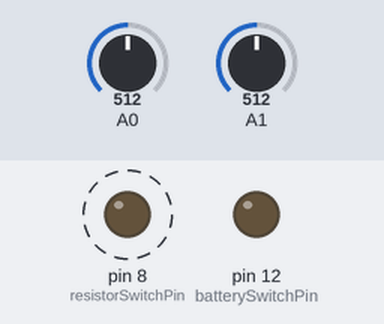
The sketch below on a simulated Arduino Uno, built with avr-gcc and run on an emulated ATmega328P. Shown: output pins drawn as LEDs (lit = HIGH). Dashed ring = blinking. The test bench sets the inputs (shaded band); at power-on: A0 = 512, A1 = 512. What the sketch prints to the serial monitor is not drawn.

Above: at 1.4 s.
1.5 s: A0 set to 1004
4.7 s: A0 set to 1023
Timing chart, 0 to 17.1 s (numbered marks = the images above; inputs shaded):
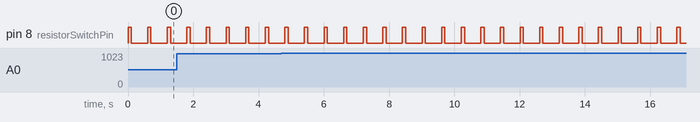

Measured:
- by itself, pin 8 (resistorSwitchPin): alternates HIGH for 0.10 s and LOW for 0.50 s

The sketch:

resistorMeasure1.ino
```cpp
float readingToVoltage( int );
void printReading( float, float );
float getX( float, float );
float getY( float, float );
boolean switchOnResistorCircuit( void );
boolean switchOffResistorCircuit( void );

float R = 220.0; //Ohm
float v0 = 5.0; //V

int resistorSwitchPin = 8;
int batterySwitchPin = 12;

boolean resistorCircuitOn = false;
boolean batteryCircuitOn = false;

void setup() {
  pinMode( resistorSwitchPin, OUTPUT );
  digitalWrite( resistorSwitchPin, LOW );
  pinMode( batterySwitchPin, OUTPUT );
  digitalWrite( batterySwitchPin, LOW );
  Serial.begin( 9600 );
}

void loop() {
  while (true) {
    resistorCircuitOn = switchOnResistorCircuit();
    float vH = readingToVoltage( analogRead( A0 ) );
    float vL = readingToVoltage( analogRead( A1 ) );
    printReading( vH, vL );
    delay( 100 );
    resistorCircuitOn = switchOffResistorCircuit();
    delay( 500 );

  }
}

boolean switchOnResistorCircuit( void ) {
  if (batteryCircuitOn)
    return false;
  else {
    digitalWrite( resistorSwitchPin, HIGH );
    return true;
  }
}

boolean switchOffResistorCircuit( void ) {
  digitalWrite( resistorSwitchPin, LOW );
  return false;
}

float readingToVoltage( int reading ) {
  return (float) reading / 1023.0 * 5.0;
}

float getX( float vH, float vL ) {
  return R * ( vH - vL ) / ( v0 - vH );
}

float getY( float vH, float vL ) {
  return R * vL / ( v0 - vH );
}
void printReading( float vH, float vL ) {
    //Serial.print(  "V_high = " );
    //Serial.print( vH, 4 );
    //Serial.print( ",  V_low = " );
    //Serial.println( vL, 4 );
    //Serial.print( "Opto BJT resistance = " );
    //Serial.println( getX( vH, vL ) );
    Serial.print( "Test resistance = " );
    Serial.println( getY( vH, vL ) );
}
```
